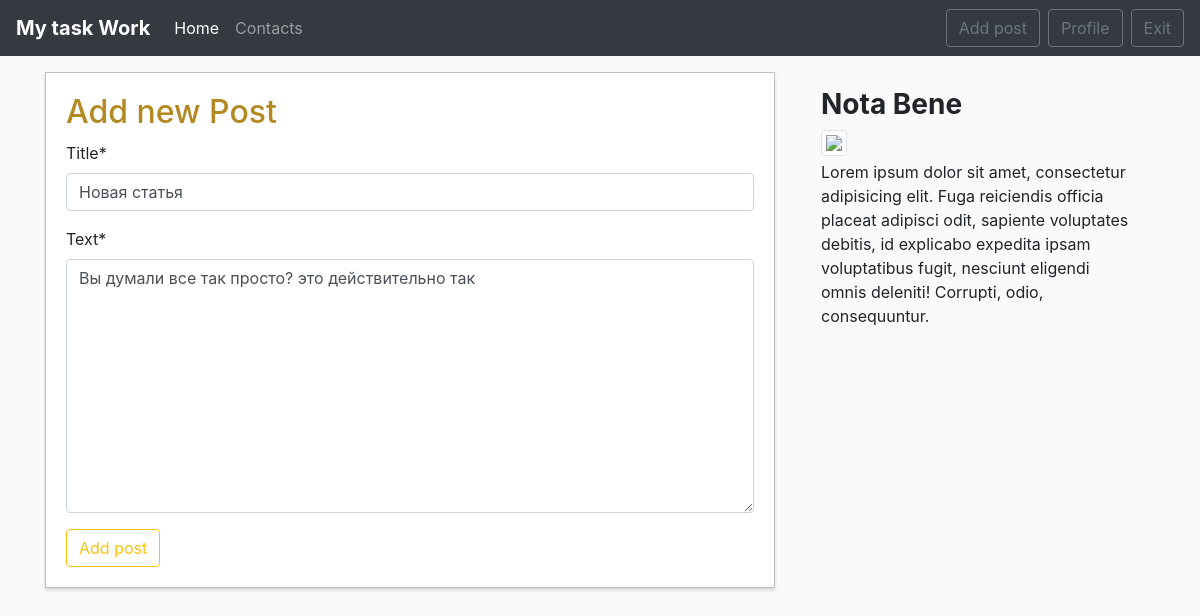
Page /post/6/update (signed in) on the committed database.
### blog/models.py (models this page shows, shortened)
class Post(models.Model):
    title   =   models.CharField(max_length=50)
    text    =   models.TextField()
    date    =   models.DateTimeField(default = timezone.now)
    autor   =   models.ForeignKey(User, on_delete = models.CASCADE)

### blog/views.py (the view, shortened to what this page needs)
# urls.py: path('post/<int:pk>/update', views.UpdatePostView.as_view(), name='blog_update'),
class UpdatePostView(LoginRequiredMixin, UserPassesTestMixin, UpdateView):
    model = Post
    fields = [
        'title',
        'text'
    ]
    def test_func(self):
        news = self.get_object()
        if self.request.user == news.autor :
            return True
        return False

### blog/templates/blog/post_form.html (shortened to what this page needs)
{% extends 'blog/main.html' %}
{% load crispy_forms_tags%}
{% block main_section%}
<div class="form-section">
  <h2>Add new Post</h2>
  <form method="POST">
    {{ form|crispy }}
    <button type = "submit" class ="btn btn-outline-warning">Add post</button>
  </form>
</div>
{%endblock main_section%}

### blog/static/blog/main.css (style rules this page uses)
body { background: #fafafa }
.form-section { background: #fff; padding: 20px; border: 1px solid silver; box-sizing: border-box; width: 100% -webkit-box-shadow: 0 2px 3px 0 rgba(74, 74, 74, 0.21); -moz-box-shadow: 0 2px 3px 0 rgba(74, 74, 74, 0.21); box-shadow: 0 2px 3px 0 rgba(74, 74, 74, 0.21); }
.form-section > h2 { color: #b38a22; margin-bottom: 10px; }

### rows in the picture
Post: title "Новая статья", text "Вы думали все так просто? это действительно так"
